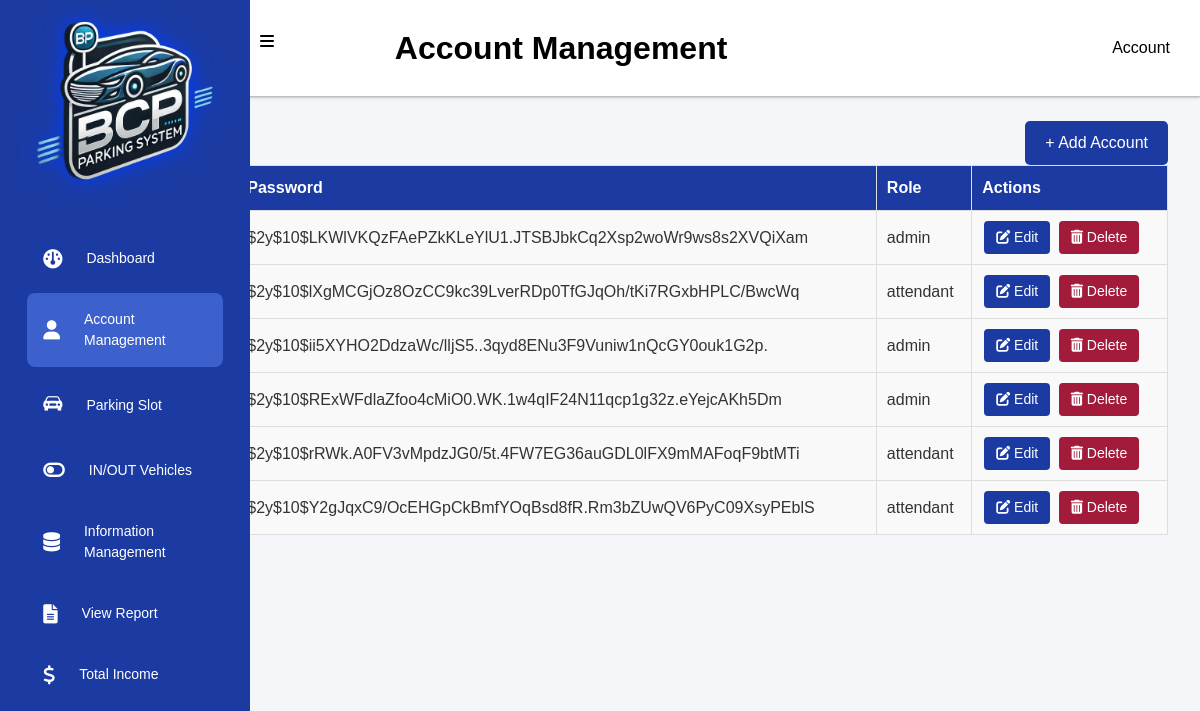
Screenshot of /adminaccountmgt.php with the database file from the repository.
### tables this page shows
CREATE TABLE `users` (
  `id` int(11) NOT NULL,
  `username` varchar(50) NOT NULL,
  `password` varchar(255) NOT NULL,
  `role` enum('admin','attendant') NOT NULL
);

### adminaccountmgt.php (the view, shortened to what this page needs)
<?php
include('db_connect.php');
$query = "SELECT * FROM users";
$result = mysqli_query($conn, $query);
?>
<!DOCTYPE html>
<html lang="en">
<head>
    <link rel="stylesheet" href="dashboardadmin.css">
    <link rel="stylesheet" href="admins.css">
    <link rel="stylesheet" href="https://cdnjs.cloudflare.com/ajax/libs/bootstrap-icons/1.10.5/font/bootstrap-icons.min.css">
    <link rel="stylesheet" href="https://cdnjs.cloudflare.com/ajax/libs/font-awesome/6.0.0-beta3/css/all.min.css">
    <link rel="stylesheet" href="https://cdn.jsdelivr.net/npm/bootstrap@5.3.3/dist/css/bootstrap.min.css">
</head>
<body>
<div class="topnav">
    <a class="name">Account Management</a>
        <div class="dropdown">
            <button class="account-btn" onclick="toggleDropdown()">Account</button>
        </div>
      </div>
      <br>
<div class="sidebar" id="sidebar">
 <div class="logo">
    <img src="newlogo.png" alt="Parking System Logo" width="200" >
</div>
<br>
<ul class="menu">
        <li>
            <a href="admindashboard.php">
                <i class="fas fa-gauge"></i>
                <span>Dashboard</span>
            </a>
        </li>
        <li class="active">
            <a href="adminaccountmgt.php">
                <i class="fa fa-user"></i>
                <span>Account Management</span>
            </a>
        </li>
        <li>
            <a href="adminparkingslot.php">
                <i class="bi bi-car-front-fill"></i>
                <span>Parking Slot</span>
            </a>
        </li>
        <li>
            <a href="adminout.php">
                  <span>IN/OUT Vehicles</span>
             </a>
        </li>
        <li>
            <a href="adminInformationManagement.php">
                <i class="fas fa-database"></i>
                <span>Information Management</span>
            </a>
        </li>
        <li>
            <a href="adminviewreport.php">
                <i class="fas fa-file-alt"></i>
                <span>View Report</span>
            </a>
        </li>
        <li>
            <a href="admintotalincome.php">
                <i class="fas fa-dollar-sign"></i>
                    <span>Total Income</span>
            </a>
        </li>
    </ul>
</div>
<div class="toggle-btn" id="toggleBtn">
    <i class="fas fa-bars"></i>
</div>
<br>
<br>
<br>
<div class="container">
<button onclick="openModal('addModal')" class="add-account-btn">+ Add Account</button>
<table>
    <tr>
        <th>ID</th>
        <th>Username</th>
        <th>Password</th>
        <th>Role</th>
        <th>Actions</th>
    </tr>
    <?php while ($row = mysqli_fetch_assoc($result)) { ?>
    <tr>
        <td><?php echo $row['id']; ?></td>
        <td><?php echo $row['username']; ?></td>
        <td><?php echo $row['password']; ?></td>
        <td><?php echo $row['role']; ?></td>
        <td>
            <button onclick="openEditModal(<?php echo $row['id']; ?>, '<?php echo $row['username']; ?>', '<?php echo $row['password']; ?>', '<?php echo $row['role']; ?>')" class="action-btn edit-btn"><i class="fas fa-edit"></i> Edit</button>
            <button onclick="confirmDelete(<?php echo $row['id']; ?>)" class="action-btn delete-btn"> <i class="fas fa-trash-alt"></i> Delete</button>
        </td>
    </tr>
    <?php } ?>
</table>
</div>
</body>
</html>

### dashboardadmin.css (style rules this page uses)
* { margin: 0; padding: 0; border: none; outline: none; box-sizing: border-box; font-family: "Poppins", sans-serif; scroll-behavior: smooth; }
body { background-color: white; }
.sidebar { position: fixed; top: 0; left: 0; bottom: 0; width: 250px; z-index: 1000; height: 100vh; padding: 0 1.7rem; color: white; overflow: hidden; transition: all 0.5s ease; background:linear-gradient(to right,white,#1b3ba3); }
.logo img { display: block; margin: 0 auto; transition: all 0.5s ease; }
.menu { height: 88%; list-style: none; padding: 0; }
.menu li { padding: 1rem; margin: 8px 0; border-radius: 8px; transition: all 0.5s ease; }
.menu li:hover, .active { background-color: #245ac4; }
.menu a { color: black; font-size: 14px; text-decoration: none; display: flex; align-items: center; gap: 1.5rem; }
.menu a span { overflow: hidden; transition: all 0.5s ease; }
.menu a i { font-size: 1.2rem; }
.toggle-btn { position: absolute; top: 20px; left: 250px; background-color: white; color: black; padding: 10px; border-radius: 4px; cursor: pointer; transition: left 0.5s ease; }

### admins.css (style rules this page uses)
* { padding: 0; border: none; outline: none; box-sizing: border-box; font-family: "Poppins", sans-serif; scroll-behavior: smooth; }
body { background-color: white; font-family: Arial, sans-serif; line-height: 1.6; color: #333; padding: 20px; }
.topnav { padding: 8px; position: fixed; top: 0; left: 0; width: 100%; background-color: white; box-shadow: rgba(60, 64, 67, 0.3) 0px 1px 2px 0px, rgba(60, 64, 67, 0.15) 0px 1px 3px 1px; display: flex; justify-content: space-between; align-items: center; }
.topnav .name { pointer-events: none; flex-grow: 1; text-align: center; font-size: 2rem; color: black; text-decoration: none; font-weight: 700; cursor: pointer; }
.topnav a { color: black; text-align: center; padding: 14px 16px; text-decoration: none; font-size: 17px; }
.topnav a:first-child { margin-left: 20px; }
.sidebar { position: fixed; top: 0; left: 0; bottom: 0; width: 250px; height: 100vh; padding: 0 1.7rem; color: white; overflow: hidden; transition: all 0.5s ease; text-decoration: none; z-index: 1000; background: linear-gradient(to right, #1b3ba3, #1b3ba3); }
.logo img { display: block; margin: 0 auto; filter: drop-shadow(0 0 10px #003cff); animation: glow 1.5s ease-in-out infinite alternate; }
.menu { height: 88%; list-style: none; padding: 0; text-decoration: none; }
.menu li { padding: 1rem; margin: 8px 0; border-radius: 8px; transition: all 0.5s ease; }
.menu li:hover, .active { background-color: #3C61CC; }
.menu a { color: white; font-size: 14px; text-decoration: none; display: flex; align-items: center; gap: 1.5rem; }
.menu a span { overflow: hidden; transition: all 0.5s ease; text-decoration: none; }
.menu a i { font-size: 1.2rem; }
.toggle-btn { position: fixed; top: 20px; left: 250px; background-color: white; color: black; padding: 10px; border-radius: 4px; cursor: pointer; transition: left 0.5s ease; }
span { color: white; font-weight: 400; text-decoration: none; }
.topnav { display: flex; justify-content: space-between; align-items: center; padding: 10px; background-color: white; color: white; }
.account-btn { background-color: transparent; color: black; border: none; padding: 10px 20px; cursor: pointer; }
.dropdown { position: relative; display: inline-block; }

### adminaccountmgt.php (style rules this page uses)
.container { max-width: 1700px; }
body { font-family: Arial, sans-serif; color: #333; background-color: #f4f6f9; }
.add-account-btn { float: right; padding: 10px 20px; font-size: 16px; color: #fff; background-color: #1B3BA3; text-decoration: none; border-radius: 5px; transition: background-color 0.3s ease; margin-top: 5px; }
table { width: 100%; border-collapse: collapse; margin-top: 20px; background-color: #f9f9f9; }
table, th, td { border: 1px solid #ddd; padding: 10px; text-align: left; }
th { background-color: #1B3BA3; color: #fff; }
.action-btn { padding: 6px 12px; color: #fff; border-radius: 4px; text-decoration: none; font-size: 14px; transition: background-color 0.3s ease; margin: 0 2px; }
.edit-btn { background-color: #1B3BA3; }
.delete-btn { background-color: #A31B3B; }

### rows the page displays
users: password "$2y$10$LKWlVKQzFAePZkKLeYlU1.JTSBJbkCq2Xsp2woWr9ws8s2XVQiXam", role "admin"
users: password "$2y$10$lXgMCGjOz8OzCC9kc39LverRDp0TfGJqOh/tKi7RGxbHPLC/BwcWq", role "attendant"
users: password "$2y$10$ii5XYHO2DdzaWc/lljS5..3qyd8ENu3F9Vuniw1nQcGY0ouk1G2p.", role "admin"
users: id "9", username "admin3", password "$2y$10$RExWFdlaZfoo4cMiO0.WK.1w4qIF24N11qcp1g32z.eYejcAKh5Dm", role "admin"
users: password "$2y$10$rRWk.A0FV3vMpdzJG0/5t.4FW7EG36auGDL0lFX9mMAFoqF9btMTi", role "attendant"
users: password "$2y$10$Y2gJqxC9/OcEHGpCkBmfYOqBsd8fR.Rm3bZUwQV6PyC09XsyPEblS", role "attendant"
